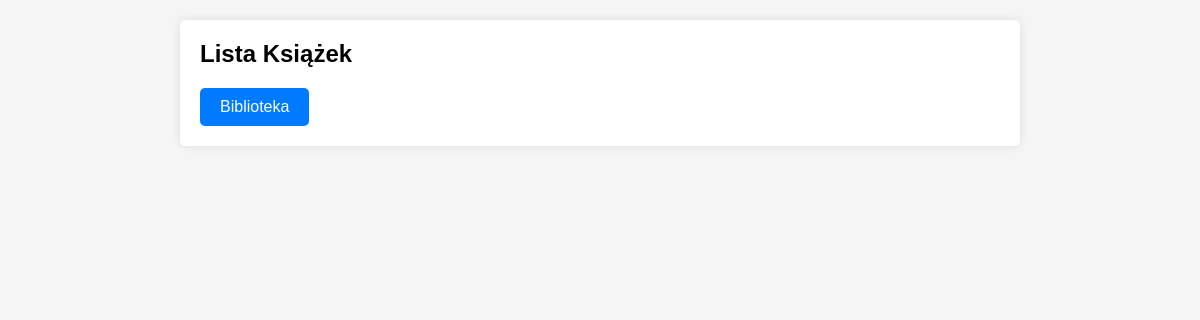
Page /list_books on the earlier database version.
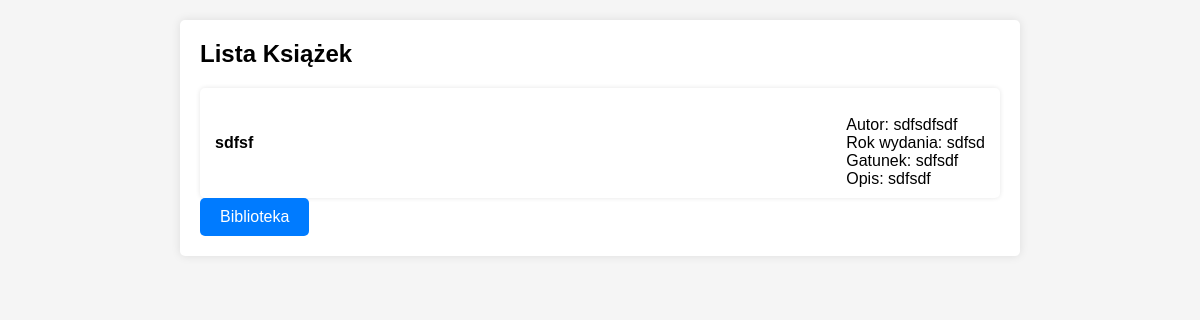
Same page on the later database version.
### app/models.py (models this page shows)
class Book(db.Model):
    id = db.Column(db.Integer, primary_key=True)
    title = db.Column(db.String(128))
    author = db.Column(db.String(64))
    year = db.Column(db.Integer)
    genre = db.Column(db.String(64))
    description = db.Column(db.Text)

### app/routes.py (the view)
@app.route('/list_books')
def list_books():
    books = Book.query.all()
    return render_template('books.html', books=books)

### app/templates/books.html
<html>
<head>
    <link rel="stylesheet" href="{{ url_for('static', filename='style1.css') }}">
</head>
<body>
    <div class="container">
        <h1>Lista Książek</h1>
        <ul class="list-group">
            {% for book in books %}
            <li class="list-group-item">
                <strong>{{ book.title }}</strong><br>
                Autor: {{ book.author }}<br>
                Rok wydania: {{ book.year }}<br>
                Gatunek: {{ book.genre }}<br>
                Opis: {{ book.description }}
            </li>
            {% endfor %}
        </ul>
        <a href="{{ url_for('index') }}" class="btn">Biblioteka</a>
    </div>
</body>
</html>

Differences in the rows shown:
added Book: title "sdfsf", author "sdfsdfsdf", year "sdfsd", genre "sdfsdf", description "sdfsdf"
